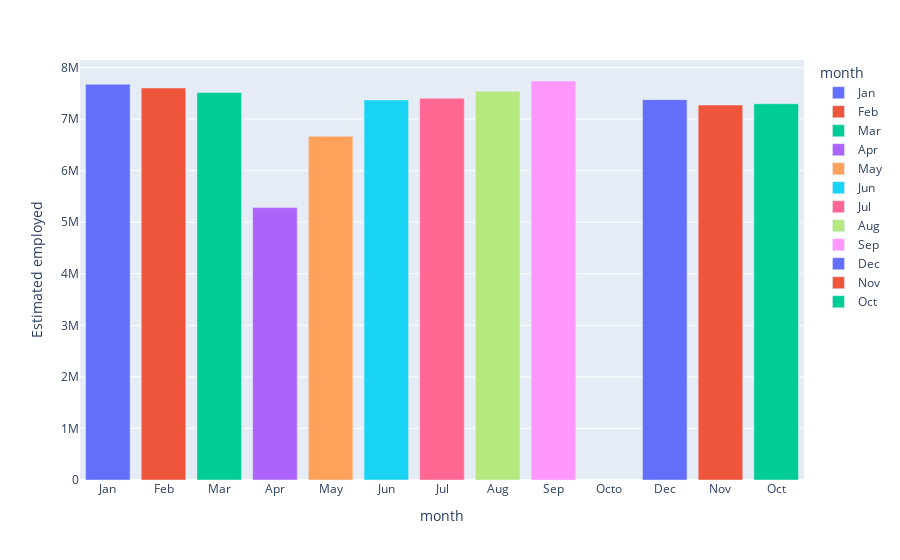

Notebook source saved alongside this figure:
### Code cell
fig=px.bar(IND,x='month',y='Estimated employed',color='month',category_orders={"month":["Jan", "Feb", "Mar", "Apr", "May", "Jun",
            "Jul", "Aug", "Sep", "Octo"]})
fig.show()

### Figure 1 — Plotly figure (JSON) as saved in the notebook; plotly's stock layout.template omitted (floating-point values rounded to 4 significant figures)
{"data": [{"hovertemplate": "month=%{x}<br>Estimated employed=%{y}<extra></extra>", "legendgroup": "Jan", "marker": {"color": "#636efa", "pattern": {"shape": ""}}, "name": "Jan", "orientation": "v", "showlegend": true, "textposition": "auto", "type": "bar", "x": ["Jan"], "xaxis": "x", "y": [7677000.0], "yaxis": "y"}, {"hovertemplate": "month=%{x}<br>Estimated employed=%{y}<extra></extra>", "legendgroup": "Feb", "marker": {"color": "#EF553B", "pattern": {"shape": ""}}, "name": "Feb", "orientation": "v", "showlegend": true, "textposition": "auto", "type": "bar", "x": ["Feb"], "xaxis": "x", "y": [7604000.0], "yaxis": "y"}, {"hovertemplate": "month=%{x}<br>Estimated employed=%{y}<extra></extra>", "legendgroup": "Mar", "marker": {"color": "#00cc96", "pattern": {"shape": ""}}, "name": "Mar", "orientation": "v", "showlegend": true, "textposition": "auto", "type": "bar", "x": ["Mar"], "xaxis": "x", "y": [7517000.0], "yaxis": "y"}, {"hovertemplate": "month=%{x}<br>Estimated employed=%{y}<extra></extra>", "legendgroup": "Apr", "marker": {"color": "#ab63fa", "pattern": {"shape": ""}}, "name": "Apr", "orientation": "v", "showlegend": true, "textposition": "auto", "type": "bar", "x": ["Apr"], "xaxis": "x", "y": [5283000.0], "yaxis": "y"}, {"hovertemplate": "month=%{x}<br>Estimated employed=%{y}<extra></extra>", "legendgroup": "May", "marker": {"color": "#FFA15A", "pattern": {"shape": ""}}, "name": "May", "orientation": "v", "showlegend": true, "textposition": "auto", "type": "bar", "x": ["May"], "xaxis": "x", "y": [6667000.0], "yaxis": "y"}, {"hovertemplate": "month=%{x}<br>Estimated employed=%{y}<extra></extra>", "legendgroup": "Jun", "marker": {"color": "#19d3f3", "pattern": {"shape": ""}}, "name": "Jun", "orientation": "v", "showlegend": true, "textposition": "auto", "type": "bar", "x": ["Jun"], "xaxis": "x", "y": [7372000.0], "yaxis": "y"}, {"hovertemplate": "month=%{x}<br>Estimated employed=%{y}<extra></extra>", "legendgroup": "Jul", "marker": {"color": "#FF6692", "pattern": {"shape": ""}}, "name": "Jul", "orientation": "v", "showlegend": true, "textposition": "auto", "type": "bar", "x": ["Jul"], "xaxis": "x", "y": [7404000.0], "yaxis": "y"}, {"hovertemplate": "month=%{x}<br>Estimated employed=%{y}<extra></extra>", "legendgroup": "Aug", "marker": {"color": "#B6E880", "pattern": {"shape": ""}}, "name": "Aug", "orientation": "v", "showlegend": true, "textposition": "auto", "type": "bar", "x": ["Aug"], "xaxis": "x", "y": [7540000.0], "yaxis": "y"}, {"hovertemplate": "month=%{x}<br>Estimated employed=%{y}<extra></extra>", "legendgroup": "Sep", "marker": {"color": "#FF97FF", "pattern": {"shape": ""}}, "name": "Sep", "orientation": "v", "showlegend": true, "textposition": "auto", "type": "bar", "x": ["Sep"], "xaxis": "x", "y": [7739000.0], "yaxis": "y"}, {"hovertemplate": "month=%{x}<br>Estimated employed=%{y}<extra></extra>", "legendgroup": "Dec", "marker": {"color": "#636efa", "pattern": {"shape": ""}}, "name": "Dec", "orientation": "v", "showlegend": true, "textposition": "auto", "type": "bar", "x": ["Dec"], "xaxis": "x", "y": [7377000.0], "yaxis": "y"}, {"hovertemplate": "month=%{x}<br>Estimated employed=%{y}<extra></extra>", "legendgroup": "Nov", "marker": {"color": "#EF553B", "pattern": {"shape": ""}}, "name": "Nov", "orientation": "v", "showlegend": true, "textposition": "auto", "type": "bar", "x": ["Nov"], "xaxis": "x", "y": [7274000.0], "yaxis": "y"}, {"hovertemplate": "month=%{x}<br>Estimated employed=%{y}<extra></extra>", "legendgroup": "Oct", "marker": {"color": "#00cc96", "pattern": {"shape": ""}}, "name": "Oct", "orientation": "v", "showlegend": true, "textposition": "auto", "type": "bar", "x": ["Oct"], "xaxis": "x", "y": [7298000.0], "yaxis": "y"}], "layout": {"barmode": "relative", "legend": {"title": {"text": "month"}, "tracegroupgap": 0}, "margin": {"t": 60}, "xaxis": {"anchor": "y", "categoryarray": ["Jan", "Feb", "Mar", "Apr", "May", "Jun", "Jul", "Aug", "Sep", "Octo", "Dec", "Nov", "Oct"], "categoryorder": "array", "domain": [0, 1], "title": {"text": "month"}}, "yaxis": {"anchor": "x", "domain": [0, 1], "title": {"text": "Estimated employed"}}}}
